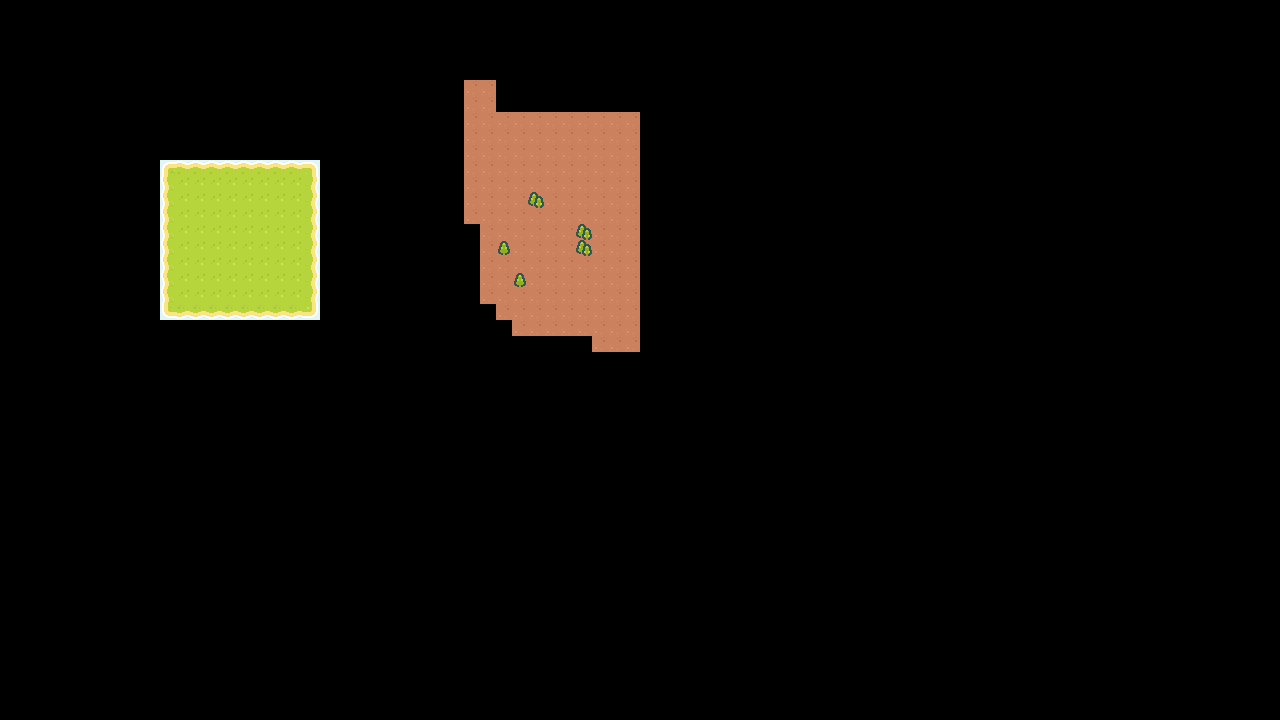

This is a level from a 2D game, rendered from its Tiled map with the project's own tilesets. A one-line summary and the map file follow, with tile-layer data summarised:
An orthogonal 80x45 tile map with 16x16 px tiles, 2 tile layers (bg2, bg1).

<map version="1.10" tiledversion="1.11.0" orientation="orthogonal" renderorder="right-down" width="80" height="45" tilewidth="16" tileheight="16" infinite="0" nextlayerid="7" nextobjectid="1">
 <tileset firstgid="1" source="tiles.tsx" />
 <group id="5" name="background">
  <layer id="2" name="bg2" width="80" height="45">
   <data>[3600 cells, 151 non-empty, 3 distinct tile ids]</data>
  </layer>
  <layer id="1" name="bg1" width="80" height="45">
   <data>[3600 cells, 100 non-empty, 9 distinct tile ids]</data>
  </layer>
 </group>
 <imagelayer id="3" name="img01" />
 <objectgroup color="#0433ff" id="4" name="obj01" class="player" />
</map>
